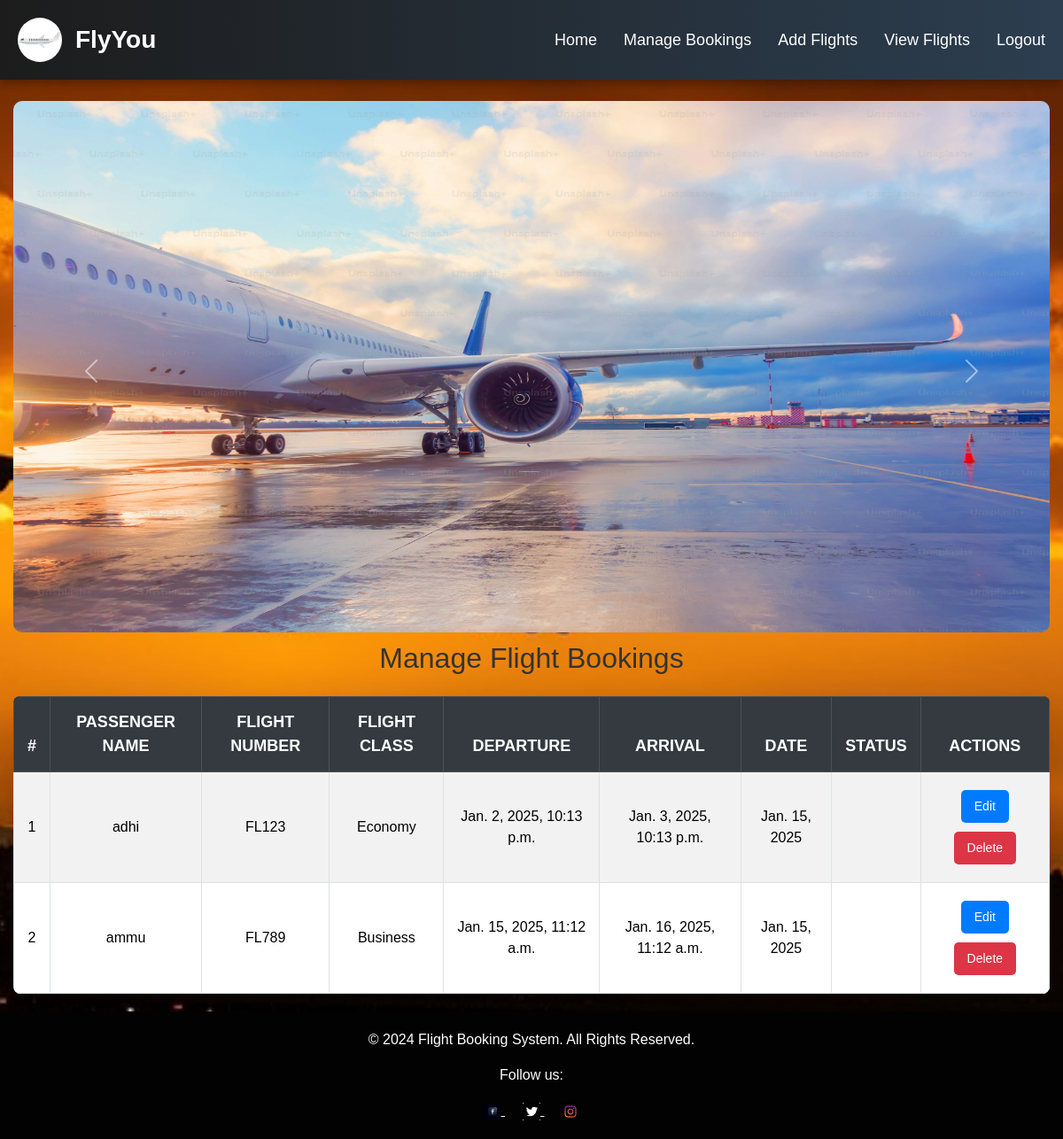
The page /admin_home/ (signed in) on the database as committed earlier.
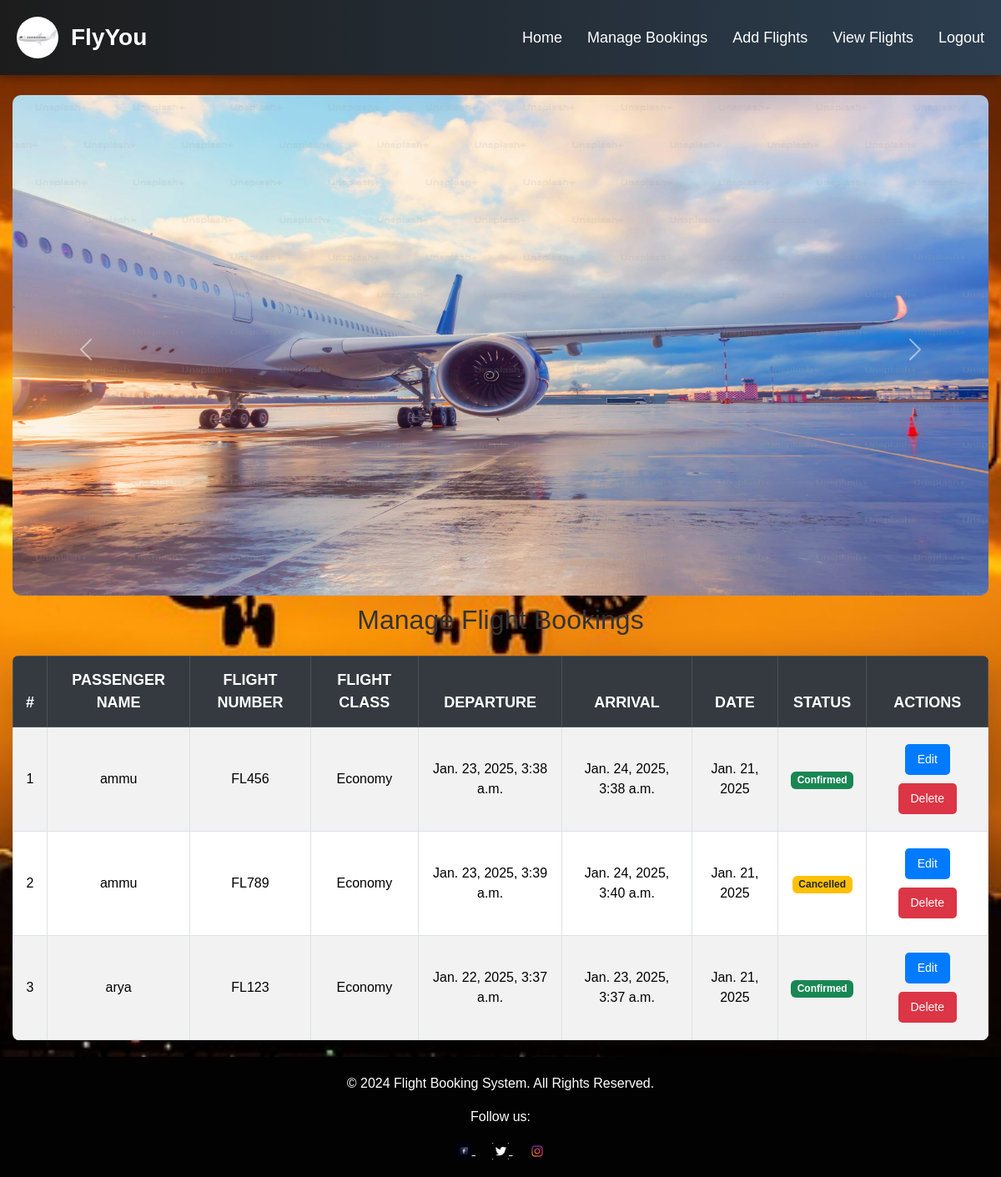
The same page on the database as committed later.
### app/models.py (models this page shows, shortened)
class Booking(models.Model):
    user = models.ForeignKey(User, on_delete=models.CASCADE)
    passenger_name = models.CharField(max_length=100)
    flight = models.ForeignKey(Flight, on_delete=models.CASCADE)
    date = models.DateField()
    status = models.CharField(max_length=20, choices=[('Confirmed', 'Confirmed'),('Cancelled', 'Cancelled'),])
    class_type = models.CharField(max_length=50)

class Flight(models.Model):
    flight_number = models.CharField(max_length=100)
    origin = models.CharField(max_length=100)
    destination = models.CharField(max_length=100)
    departure_time = models.DateTimeField()
    arrival_time = models.DateTimeField()
    economy_seats = models.IntegerField(default=0)
    business_seats = models.IntegerField(default=0)
    first_class_seats = models.IntegerField(default=0)
    economy_price = models.DecimalField(max_digits=10, decimal_places=2)
    business_price = models.DecimalField(max_digits=10, decimal_places=2)
    first_class_price = models.DecimalField(max_digits=10, decimal_places=2)
    available_seats = models.IntegerField(default=0)

### app/views.py (the view)
# urls.py: path('admin_home/', views.admin_home, name='admin_home'),
@login_required
def admin_home(request):
    flights = Flight.objects.all()
    bookings = Booking.objects.all()
    return render(request, 'admin/home.html', {'flights': flights, 'bookings': bookings})

### templates/admin/home.html (shortened to what the changed rows need)
<!DOCTYPE html>
<html lang="en">
<head>
    {% load static %}
    <link href="https://cdn.jsdelivr.net/npm/bootstrap@5.3.3/dist/css/bootstrap.min.css" rel="stylesheet">
    <link rel="stylesheet" href="{% static 'css/homestyle.css' %}">
</head>
<body>
    <div class="container mt-4">
        <h2 class="text-center mb-4">Manage Flight Bookings</h2>
        <table class="table table-bordered table-striped shadow-lg">
            <thead class="table-dark">
                <tr>
                    <th>#</th>
                    <th>Passenger Name</th>
                    <th>Flight Number</th>
                    <th>Flight Class</th>
                    <th>Departure</th>
                    <th>Arrival</th>
                    <th>Date</th>
                    <th>Status</th>
                    <th>Actions</th>
                </tr>
            </thead>
            <tbody>
                {% for booking in bookings %}
                <tr>
                    <td>{{ forloop.counter }}</td>
                    <td>{{ booking.passenger_name }}</td>
                    <td>{{ booking.flight.flight_number }}</td>
                    <td>{{ booking.class_type }}</td>
                    <td>{{ booking.flight.departure_time }}</td>
                    <td>{{ booking.flight.arrival_time }}</td>
                    <td>{{ booking.date }}</td>
                    <td>
                        {% if booking.status == 'Confirmed' %}
                            <span class="badge bg-success">{{ booking.status }}</span>
                        {% else %}
                            <span class="badge bg-warning text-dark">{{ booking.status }}</span>
                        {% endif %}
                    </td>
                    <td>
                        <a href="{% url 'edit_booking' booking.id %}" class="btn btn-primary btn-sm">Edit</a>
                        <a href="{% url 'delete_booking' booking.id %}" class="btn btn-danger btn-sm">Delete</a>
                    </td>
                </tr>
                {% empty %}
                <tr>
                    <td colspan="9" class="text-center no-bookings">No bookings available.</td>
                </tr>
                {% endfor %}
            </tbody>
        </table>
    </div>
</body>
</html>

Rows that differ between the two databases and show on the page:
removed Booking: passenger_name "adhi", flight.flight_number "FL123", class_type "Economy", flight.departure_time "Jan. 2, 2025, 10:13 p.m.", flight.arrival_time "Jan. 3, 2025, 10:13 p.m.", date "Jan. 15, 2025"
removed Booking: passenger_name "ammu", flight.flight_number "FL789", class_type "Business", flight.departure_time "Jan. 15, 2025, 11:12 a.m.", flight.arrival_time "Jan. 16, 2025, 11:12 a.m.", date "Jan. 15, 2025"
added Booking: passenger_name "ammu", flight.flight_number "FL456", class_type "Economy", flight.departure_time "Jan. 23, 2025, 3:38 a.m.", flight.arrival_time "Jan. 24, 2025, 3:38 a.m.", date "Jan. 21, 2025", status "Confirmed"
added Booking: passenger_name "ammu", flight.flight_number "FL789", class_type "Economy", flight.departure_time "Jan. 23, 2025, 3:39 a.m.", flight.arrival_time "Jan. 24, 2025, 3:40 a.m.", date "Jan. 21, 2025", status "Cancelled"
added Booking: passenger_name "arya", flight.flight_number "FL123", class_type "Economy", flight.departure_time "Jan. 22, 2025, 3:37 a.m.", flight.arrival_time "Jan. 23, 2025, 3:37 a.m.", date "Jan. 21, 2025", status "Confirmed"
